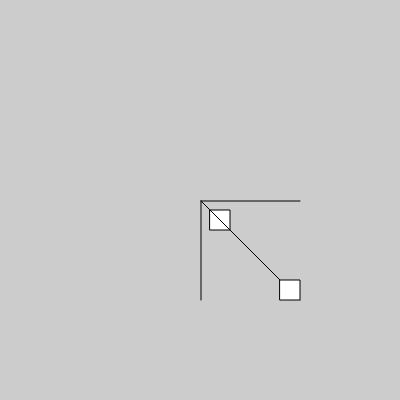
Frame 1 (no input)
Frame 60 (no input): identical to frame 1, image omitted
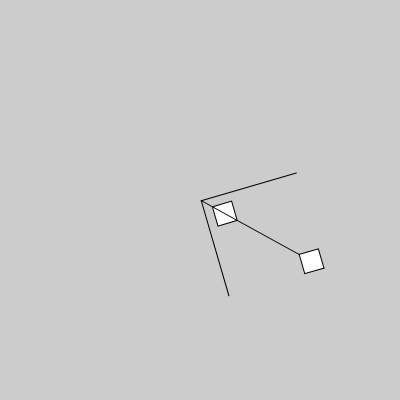
Frame 120 (the mouse pressed at the canvas centre since frame 60)

The p5.js sketch that drew these frames (run headless with seeded random() and noise() and a simulated clock; from frame 60 on, the mouse is pressed at the canvas centre):

// p5.js sketch
// ── sketch.js
// let a_angle = 45;
let a_angle = 0;

function setup() {
  createCanvas(400, 400);
  background(204);
  // angleMode(DEGREES);
  
  createSpan().id('angle');
}

function draw() {
  background(204);

  translate(width / 2, height / 2);
  //   in order to see the full rotation on the screen
  //   must first translate the origin then rotate.
  // a_angle = mouseX / 20;
  a_angle = 12 * mouseX / width;
  rotate(a_angle);
  // rotate(a_angle);

  rect(10, 10, 20, 20);
  line(1, 1, 100, 1);
  line(1, 1, 1, 100);
  line(1, 1, 100, 100);
  rect(100-20, 100-20, 20, 20);
  
  select('#angle').html(' [angle=' + a_angle + ']')
}

// https://editor.p5js.org/jht1493/sketches/iYtC2NDy7
// 2.6.3 rotate ui

// https://editor.p5js.org/kushinda/sketches/vB2Jfg-mm
// rotateExperiment
